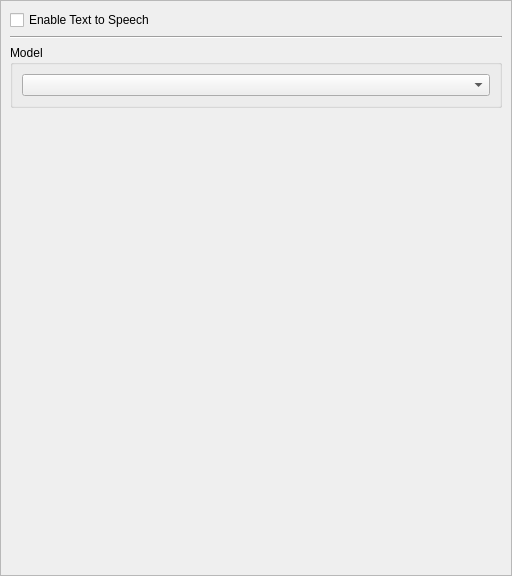
<?xml version="1.0" encoding="UTF-8"?>
<ui version="4.0">
 <class>tts_preferences</class>
 <widget class="QWidget" name="tts_preferences">
  <property name="geometry">
   <rect>
    <x>0</x>
    <y>0</y>
    <width>512</width>
    <height>576</height>
   </rect>
  </property>
  <property name="windowTitle">
   <string>Form</string>
  </property>
  <layout class="QGridLayout" name="gridLayout_2">
   <property name="leftMargin">
    <number>0</number>
   </property>
   <property name="topMargin">
    <number>0</number>
   </property>
   <property name="rightMargin">
    <number>0</number>
   </property>
   <property name="bottomMargin">
    <number>0</number>
   </property>
   <property name="spacing">
    <number>0</number>
   </property>
   <item row="0" column="0">
    <widget class="QScrollArea" name="scrollArea">
     <property name="widgetResizable">
      <bool>true</bool>
     </property>
     <widget class="QWidget" name="scrollAreaWidgetContents">
      <property name="geometry">
       <rect>
        <x>0</x>
        <y>0</y>
        <width>510</width>
        <height>574</height>
       </rect>
      </property>
      <layout class="QGridLayout" name="gridLayout">
       <item row="5" column="0">
        <spacer name="verticalSpacer">
         <property name="orientation">
          <enum>Qt::Orientation::Vertical</enum>
         </property>
         <property name="sizeHint" stdset="0">
          <size>
           <width>20</width>
           <height>40</height>
          </size>
         </property>
        </spacer>
       </item>
       <item row="3" column="0">
        <widget class="ESpeakPreferencesWidget" name="espeak_preferences" native="true"/>
       </item>
       <item row="4" column="0">
        <widget class="SpeechT5PreferencesWidget" name="speecht5_preferences" native="true"/>
       </item>
       <item row="0" column="0">
        <widget class="QCheckBox" name="enable_tts">
         <property name="text">
          <string>Enable Text to Speech</string>
         </property>
        </widget>
       </item>
       <item row="2" column="0">
        <widget class="QGroupBox" name="groupBox_7">
         <property name="title">
          <string>Model</string>
         </property>
         <layout class="QGridLayout" name="gridLayout_9">
          <item row="0" column="0">
           <widget class="QComboBox" name="model_combobox"/>
          </item>
         </layout>
        </widget>
       </item>
       <item row="1" column="0">
        <widget class="Line" name="line">
         <property name="orientation">
          <enum>Qt::Orientation::Horizontal</enum>
         </property>
        </widget>
       </item>
      </layout>
     </widget>
    </widget>
   </item>
  </layout>
 </widget>
 <customwidgets>
  <customwidget>
   <class>ESpeakPreferencesWidget</class>
   <extends>QWidget</extends>
   <header>airunner/widgets/tts/espeak_preferences_widget</header>
   <container>1</container>
  </customwidget>
  <customwidget>
   <class>SpeechT5PreferencesWidget</class>
   <extends>QWidget</extends>
   <header>airunner/widgets/tts/speecht5_preferences_widget</header>
   <container>1</container>
  </customwidget>
 </customwidgets>
 <resources/>
 <connections>
  <connection>
   <sender>enable_tts</sender>
   <signal>toggled(bool)</signal>
   <receiver>tts_preferences</receiver>
   <slot>enable_tts_changed(bool)</slot>
   <hints>
    <hint type="sourcelabel">
     <x>36</x>
     <y>31</y>
    </hint>
    <hint type="destinationlabel">
     <x>1</x>
     <y>41</y>
    </hint>
   </hints>
  </connection>
  <connection>
   <sender>model_combobox</sender>
   <signal>currentTextChanged(QString)</signal>
   <receiver>tts_preferences</receiver>
   <slot>model_changed(QString)</slot>
   <hints>
    <hint type="sourcelabel">
     <x>63</x>
     <y>93</y>
    </hint>
    <hint type="destinationlabel">
     <x>62</x>
     <y>-13</y>
    </hint>
   </hints>
  </connection>
 </connections>
 <slots>
  <slot>language_changed(QString)</slot>
  <slot>gender_changed(QString)</slot>
  <slot>voice_changed(QString)</slot>
  <slot>enable_tts_changed(bool)</slot>
  <slot>model_changed(QString)</slot>
 </slots>
</ui>
